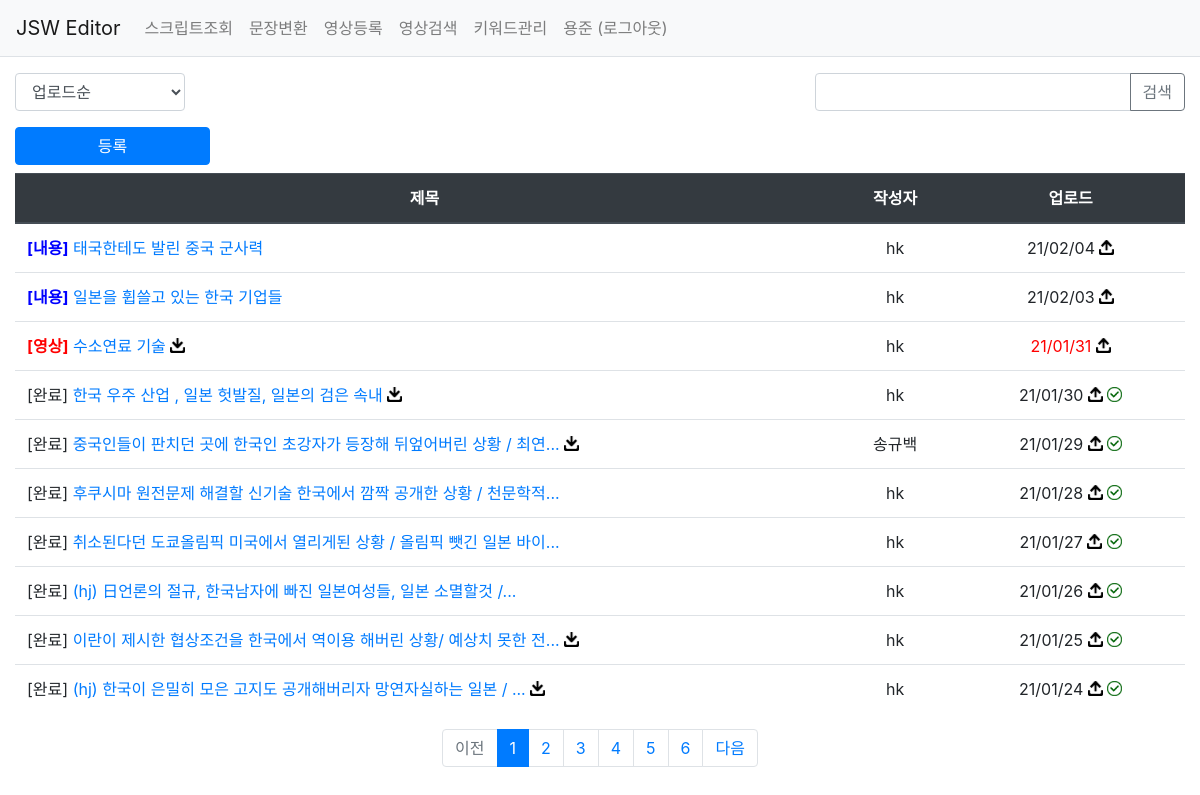
The app's page /pybo/ (signed in) with its own data.
### pybo/models.py (models this page shows, shortened)
class Question(models.Model):
    author = models.ForeignKey(User, on_delete=models.CASCADE, related_name='author_question')
    subject = models.CharField(max_length=200)
    content = models.TextField()
    category = models.CharField(max_length=200, null=True, blank=True)
    status = models.CharField(max_length=200, null=True, blank=True)
    create_date = models.DateTimeField()
    modify_date = models.DateTimeField(null=True, blank=True)
    download_flag = models.CharField(null=True, max_length=10, blank=True)
    upload_flag = models.CharField(null=True, max_length=10, blank=True)
    upload_target = models.DateTimeField(null=True, blank=True)
    voter = models.ManyToManyField(User, related_name='voter_question')

### pybo/views/base_views.py (the view, shortened to what this page needs)
# urls.py: path('', base_views.index, name='index'),  # '/' 에 해당되는 path
@login_required(login_url='common:login')
def index(request):
    logger.info("INFO 레벨로 출력")
    """
    pybo 목록 출력
    """
    page = request.GET.get('page', '1')  # 페이지
    kw = request.GET.get('kw', '')  # 검색어
    so = request.GET.get('so', 'recent')  # 정렬기준
    today = timezone.now() + timedelta(days=0)
    tomorrow = timezone.now() + timedelta(days=1)
    if so == 'create':
        question_list = Question.objects.order_by('-create_date')
    else:  # recent
        question_list = Question.objects.order_by('-upload_target', '-modify_date')
    paginator = Paginator(question_list, 10)  # 페이지당 10개씩 보여주기
    page_obj = paginator.get_page(page)
    context = {'question_list': page_obj, 'page': page, 'kw': kw, 'so': so, 'today':today, 'tomorrow':tomorrow}  # <------ so 추가
    return render(request, 'pybo/question_list.html', context)

### pybo/templatetags/pybo_filter.py (called while the page is built)
@register.filter
def sub(value, arg):
    return value - arg

### templates/pybo/question_list.html (shortened to what this page needs)
{% extends 'base.html' %}
{% load pybo_filter %}
{% load static %}
{% block content %}
<div class="container my-3">
    <div class="row justify-content-between my-2">
        <div class="col-lg-2 col-md-3 col-5">
            <select class="form-control so">
                <option value="recent" {% if so == 'recent' %}selected{% endif %}>업로드순</option>
            </select>
        </div>
        <div class="col-lg-4 col-md-6 col-6 input-group">
            <input type="text" onkeypress="search_media()" class="form-control kw" value="{{ kw|default_if_none:'' }}">
            <div class="input-group-append">
                <button class="btn btn-outline-secondary" type="button" id="btn_search">검색</button>
            </div>
        </div>
    </div>
    <a href="{% url 'pybo:question_create' %}" class="btn btn-primary col-lg-2 col-md-3 col-4 my-2">등록</a>
    <table class="table">
        <thead>
        <tr class="text-center thead-dark">
            <th style="width:70%">제목</th>
            <th>작성자</th>
            <th>업로드</th>
        </tr>
        </thead>
        <tbody>
        {% if question_list %}
        {% for question in question_list %}
        <tr class="text-center">
            <td class="text-left">
                {% if question.upload_flag == '1' %}
                <span>[완료]</span>
                {% elif question.status is none %}
                <span style="color:blue;font-weight: bold;"></span>
                {% elif question.status == '영상' %}
                <span style="color:red;font-weight: bold;">[{{ question.status|default_if_none:'' }}]</span>
                {% elif question.status == '녹음' %}
                <span style="color:green;font-weight: bold;">[{{ question.status|default_if_none:'' }}]</span>
                {% else %}
                <span style="color:blue;font-weight: bold;">[{{ question.status|default_if_none:'' }}]</span>
                {% endif %}
                <a href="{% url 'pybo:detail' question.id %}"> {{ question.subject|truncatechars:42 }}</a>
                {% if question.download_flag == '1' %}
                <a href="/static/output/keyword_{{ question.id }}.zip"><img src="/static/img/btn_download.png" style="width:15px;padding-bottom:4px"></a>
                {% elif question.download_flag == '2' %}
                <img src="/static/img/btn_loading.gif" style="width:15px">
                {% endif %}
            </td>
            <td>{{ question.author.username }}</td>
            {% if question.upload_target|date:"y/m/d"|default_if_none:'' == today|date:"y/m/d"|default_if_none:'' or question.upload_target|date:"y/m/d"|default_if_none:'' == tomorrow|date:"y/m/d"|default_if_none:'' %}
                {% if question.upload_flag == '1' %}
                <td>{{ question.upload_target|date:"y/m/d"|default_if_none:'' }}
                {% else %}
                <td style="color:red;">{{ question.upload_target|date:"y/m/d"|default_if_none:'' }}
                {% endif %}
            {% else %}
            <td>
            {{ question.upload_target|date:"y/m/d"|default_if_none:'' }}
            {% endif %}
            <a href="#" data-toggle="modal" data-target="#exampleModal" class="btn_upload" id="upload_{{question.id}}"><img src="/static/img/btn_upload.png" style="width:15px;padding-bottom:4px"></a>
            {% if question.upload_flag == '1' %}
                <img src="/static/img/check.png" style="width:15px;padding-bottom:4px">
            {% endif %}
            </td>
        </tr>
        {% endfor %}
        {% else %}
        <tr>
            <td colspan="3">스크립트가 없습니다.</td>
        </tr>
        {% endif %}
        </tbody>
    </table>
    <ul class="pagination justify-content-center">
        {% if question_list.has_previous %}
        <li class="page-item">
            <a class="page-link" data-page="{{ question_list.previous_page_number }}" href="#">이전</a>
        </li>
        {% else %}
        <li class="page-item disabled">
            <a class="page-link" tabindex="-1" aria-disabled="true" href="#">이전</a>
        </li>
        {% endif %}
        {% for page_number in question_list.paginator.page_range %}
        {% if page_number >= question_list.number|add:-5 and page_number <= question_list.number|add:5 %}
            {% if page_number == question_list.number %}
            <li class="page-item active" aria-current="page">
                <a class="page-link" data-page="{{ page_number }}" href="#">{{ page_number }}</a>
            </li>
            {% else %}
            <li class="page-item">
                <a class="page-link" data-page="{{ page_number }}" href="#">{{ page_number }}</a>
            </li>
            {% endif %}
        {% endif %}
        {% endfor %}
        {% if question_list.has_next %}
        <li class="page-item">
            <a class="page-link" data-page="{{ question_list.next_page_number }}" href="#">다음</a>
        </li>
        {% else %}
        <li class="page-item disabled">
            <a class="page-link" tabindex="-1" aria-disabled="true" href="#">다음</a>
        </li>
        {% endif %}
    </ul>
</div>
{% endblock %}

### templates/navbar.html (shortened to what this page needs)
<nav class="navbar navbar-expand-lg navbar-light bg-light border-bottom">
    <a class="navbar-brand" href="{% url 'pybo:index' %}">JSW Editor</a>
    <div class="collapse navbar-collapse flex-grow-0" id="navbarNav">
        <ul class="navbar-nav">
            <li class="nav-item ">
                <a class="nav-link" href="/pybo/">스크립트조회</a>
            </li>
        </ul>
        <ul class="navbar-nav">
            <li class="nav-item ">
                <a class="nav-link" href="{% url 'pybo:news_list' %}">문장변환</a>
            </li>
        </ul>
        <ul class="navbar-nav">
            <li class="nav-item ">
                <a class="nav-link" href="{% url 'pybo:upload' %}">영상등록</a>
            </li>
        </ul>
        <ul class="navbar-nav">
            <li class="nav-item ">
                <a class="nav-link" href="{% url 'pybo:upload_list' %}">영상검색</a>
            </li>
        </ul>
        <ul class="navbar-nav">
            <li class="nav-item ">
                <a class="nav-link" href="{% url 'pybo:upload_keyword_list' %}">키워드관리</a>
            </li>
        </ul>
        <ul class="navbar-nav">
            <li class="nav-item ">
                {% if user.is_authenticated %}
                <a class="nav-link" href="{% url 'common:logout' %}">{{ user.username }} (로그아웃)</a>
                {% else %}
                <a class="nav-link" href="{% url 'common:login' %}">로그인</a>
                {% endif %}
            </li>
        </ul>
    </div>
</nav>

### records on screen
Question: status "내용", subject "태국한테도 발린 중국 군사력", author.username "hk", upload_target "21/02/04"
Question: status "내용", subject "일본을 휩쓸고 있는 한국 기업들", author.username "hk", upload_target "21/02/03"
Question: status "영상", subject "수소연료 기술", author.username "hk", upload_target "21/01/31"
Question: upload_flag "[완료]", subject "한국 우주 산업 , 일본 헛발질, 일본의 검은 속내", author.username "hk", upload_target "21/01/30"
Question: upload_flag "[완료]", subject "중국인들이 판치던 곳에 한국인 초강자가 등장해 뒤엎어버린 상황 / 최연...", author.username "송규백", upload_target "21/01/29"
Question: upload_flag "[완료]", subject "후쿠시마 원전문제 해결할 신기술 한국에서 깜짝 공개한 상황 / 천문학적...", author.username "hk", upload_target "21/01/28"
Question: upload_flag "[완료]", subject "취소된다던 도쿄올림픽 미국에서 열리게된 상황 / 올림픽 뺏긴 일본 바이...", author.username "hk", upload_target "21/01/27"
Question: upload_flag "[완료]", subject "(hj) 日언론의 절규, 한국남자에 빠진 일본여성들, 일본 소멸할것 /...", author.username "hk", upload_target "21/01/26"
Question: upload_flag "[완료]", subject "이란이 제시한 협상조건을 한국에서 역이용 해버린 상황/ 예상치 못한 전...", author.username "hk", upload_target "21/01/25"
Question: upload_flag "[완료]", subject "(hj) 한국이 은밀히 모은 고지도 공개해버리자 망연자실하는 일본 / ...", author.username "hk", upload_target "21/01/24"

### other values on screen
{{ user.username }} "용준"
{{ page_number }} "1"
{{ page_number }} "2" "3" "4" "5" "6"
